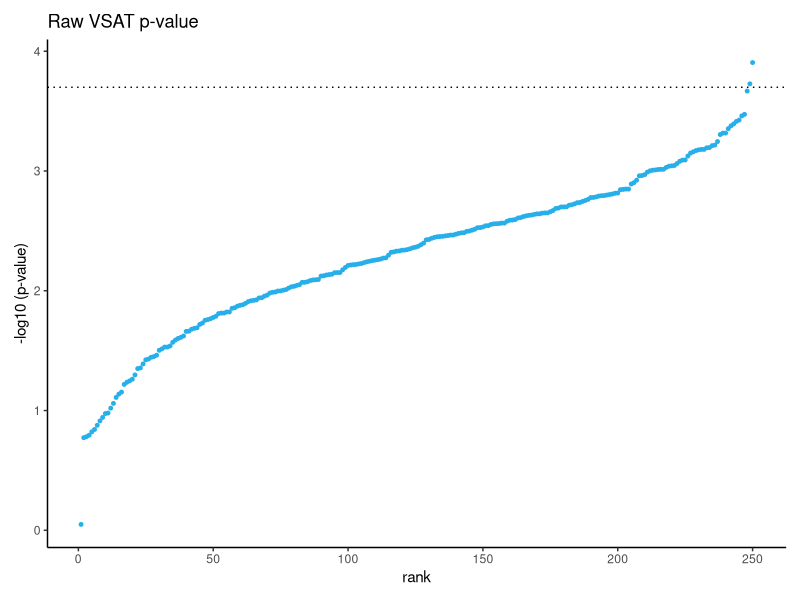
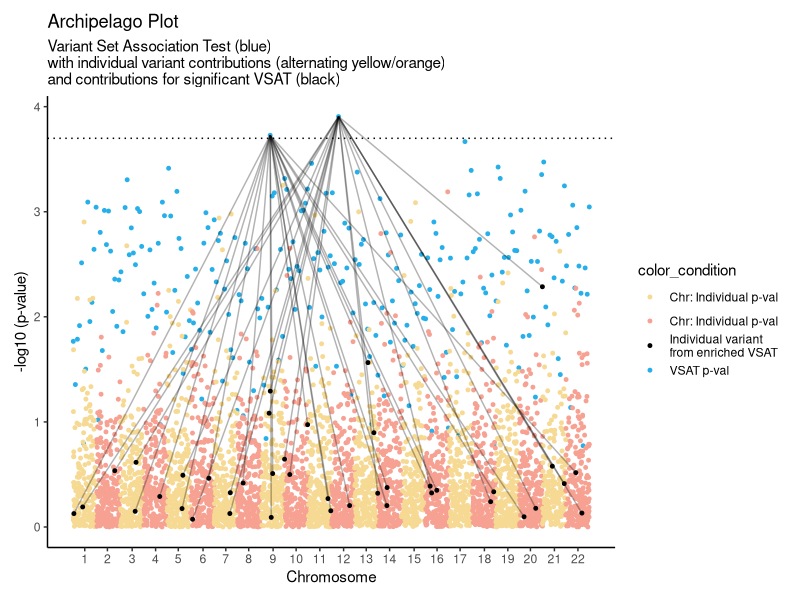

Source code (R) for these figures, in order:
library(ggplot2)
library(dplyr)

# Set data ----
# Set seed for reproducibility
set.seed(123)


mulitpier <- 5000
first <- 1
last <- mulitpier # Number of variants
set_ID_max <- (mulitpier/20)
crit_val <- .05/set_ID_max
pval_max <- 1
pval_min1 <- .05/10
pval_min2 <- .05/100

# Sample df1: random numbers from a log-normal distribution
df1 <- data.frame(
	set_ID = seq(1, set_ID_max, by = 1),
	P = rlnorm(set_ID_max, meanlog = log(pval_min1), sdlog = 1.6)
)

df1$P <- -log10(df1$P)

# Sample df2: random from range
d <- data.frame(
	set_ID = rep(seq(1, set_ID_max, by = 1), each = 1),
	BP = sample(1:1e6, last, replace = TRUE), 
	P = runif(last, pval_min2, pval_max),
	CHR = sample(1:22, last, replace = TRUE)  # Chromosome numbers 1-22
)

d$SNP <- d$BP # this would be required for multiallelic sites

# mulitpier <- number_of_variants
# set_ID_max <- number_of_sets

d$P <- -log10(d$P)
d <- d[order(d$CHR, d$BP), ]
d$index=NA
ind = 0
for (i in unique(d$CHR)){
	ind = ind + 1
	d[d$CHR==i,]$index = ind
}
d$index = rep.int(seq_along(unique(d$CHR)), times = tapply(d$BP,d$CHR,length))  

nchr = length(unique(d$CHR))
d$pos=NA

# The following code block replaces my old method - to more closely match qqman - to make it easier to integrate in future.
lastbase=0
ticks=NULL
for (i in unique(d$index)) {
	if (i==1) {
		d[d$index==i, ]$pos=d[d$index==i, ]$BP
	} else {
		lastbase = lastbase +max(d[d$index==(i-1),"BP"])  
		d[d$index == i,"BP"] = d[d$index == i,"BP"]-min(d[d$index==i,"BP"]) +1
		d[d$index == i, "pos"] = d[d$index == i,"BP"] + lastbase 
		
	}
}
ticks <-tapply(d$pos,d$index,quantile,probs=0.5) 
xlabel = 'Chromosome'
labs <- unique(d$CHR)

# Merging df1 and df2
merged_df <- bind_rows(df1, d)

# Add a new column to specify variant_set points
merged_df$metric <- ifelse(is.na(merged_df$BP), "variant_set", "variant")

# Calculate the total of locations per set_ID
pos_sum <- aggregate(merged_df$pos, by=list(merged_df$set_ID), FUN=sum, na.rm=TRUE)

# Rank set_ID by the sum of locations
pos_sum$rank <- rank(pos_sum$x) 

# Calculate the average location within each set_ID group from the original dataframe
average_pos <- aggregate(merged_df$pos, by=list(merged_df$set_ID), FUN=mean, na.rm=TRUE)

# Replace NA locations with the average location of their set_ID group
merged_df$pos[is.na(merged_df$pos)] <- average_pos$x[match(merged_df$set_ID[is.na(merged_df$pos)], average_pos$Group.1)]

# Create a new grouping variable
merged_df$grouping <- with(merged_df, ave(pos, set_ID, FUN = function(x) cumsum(!is.na(x))))

# Get a simple ordered distribution of variant_set p value positions for the x-axis
# sort the "variant_set" group by "pos"
variant_set_sorted <- merged_df %>%
	filter(metric == "variant_set") %>%
	arrange(pos)

# create a sequence of evenly spaced numbers across the range of all "pos" values
even_pos <- seq(from = min(merged_df$pos),
					 to = max(merged_df$pos),
					 length.out = nrow(variant_set_sorted))

# assign these evenly spaced numbers to the "pos" column of the "variant_set" group
variant_set_sorted$pos <- even_pos

# replace the "pos" values in the original dataframe with these new evenly spaced numbers
merged_df <- merged_df %>%
	mutate(pos = ifelse(metric == "variant_set",
							  variant_set_sorted$pos[match(set_ID, variant_set_sorted$set_ID)],
							  pos))

# The previous 4 code chunks constructs a natural spread of positions for "variant_set". However, their positions are distributioned slightly atrificially to give a more even distribution in their true odeder. This is ideal for a dense network. If you have [1] a less dense network, [2] don't mind high-density clustiner at the genome center, [3] want to see the less dispersed distribution, just uncomment the next chuck to override the previous distribution version. 

# merged_df$pos <- ifelse(merged_df$metric == "variant_set",
# 								(merged_df$pos - min(merged_df$pos[merged_df$metric == "variant_set"])) /
# 									(max(merged_df$pos[merged_df$metric == "variant_set"]) - min(merged_df$pos[merged_df$metric == "variant_set"])) * max(d$pos),
# 								merged_df$pos)

# Add a new column for color groups
merged_df$color_group <- ifelse(merged_df$metric == "variant_set", "variant_set", 
										  ifelse(merged_df$CHR %% 2 == 0, "Chr_B", "Chr_A"))

# Create a dataframe with the mid-point of each chromosome
chromosome_ticks <- merged_df %>%
	filter(metric == "variant") %>%
	group_by(CHR) %>%
	summarise(mid_point = mean(pos))

# Split the data into variant_set and variant datasets
variant_set_data <- merged_df %>% filter(metric == "variant_set")
variant_data <- merged_df %>% filter(metric == "variant")

# Join the datasets to create a line dataset
line_data <- left_join(variant_data, variant_set_data, by = "set_ID", suffix = c("_variant", "_variant_set"))

# Raw plot ----
raw <- merged_df %>% 
  filter(metric == "variant_set")
raw$rank <- rank(raw$P)

raw %>%
  ggplot() +
  geom_point(aes(x = rank, y = P), color='#27afea', size = 1) +
  ylab("-log10 (p-value)") +
  geom_hline(linetype="dotted", 
             yintercept=-log10(crit_val)) +
  theme_bw() +
  ggtitle("Raw VSAT p-value") + 
  theme(panel.grid.major = element_blank(),
        panel.grid.minor = element_blank(),
        panel.border = element_blank(),
        axis.line = element_line(color = "black"),
        plot.margin = margin(10, 10, 10, 10, "pt")) +
  guides(color = "none") 
# ggsave("../images/raw_vsat_plot_250set_v1.pdf", width = 6, height = 4)

# Plot 2 ----
# Highlight individual variant contributions 
# Create a new variable 'color_condition' that checks the condition
merged_df <- 
	merged_df %>%
	group_by(set_ID) %>%
	mutate(color_condition = 
			 	ifelse(any(P > -log10(crit_val)) & metric == "variant", 
			 			 "condition_met", 
			 			 color_group))

# Change the alpha variable accordingly
merged_df$alpha <- ifelse(merged_df$color_condition == "condition_met", 1, ifelse(merged_df$metric == "variant_set", 1, 0.3))

# Plot 4 ----
# Clearer condition_met layer
# Separate the points and lines that meet the condition
condition_met_points <- merged_df[merged_df$color_condition == "condition_met", ]
condition_met_lines <- line_data[line_data$set_ID %in% condition_met_points$set_ID, ]

# Figure legend ----
p_arch_leg <- 
	ggplot() +
	geom_point(data = merged_df[merged_df$color_condition != "condition_met", ], 
				  aes(x = pos, y = P, color = color_condition), size = 1) +
	geom_segment(data = condition_met_lines, 
					 aes(x = pos_variant_set, xend = pos_variant, y = P_variant_set, yend = P_variant), alpha = 0.3) +
	geom_point(data = condition_met_points, 
				  aes(x = pos, y = P, color = color_condition), size = 1, alpha = 1) +
	scale_color_manual(values = c('#f6d992', '#f6a192', 'black', '#27afea'), labels= c("Chr: Individual p-val", "Chr: Individual p-val" ,"Individual variant\nfrom enriched VSAT","VSAT p-val")) +
	ylab("-log10 (p-value)") +
	xlab("Chromosome") +
	geom_hline(linetype="dotted", 
				  yintercept=-log10(crit_val)) +
	theme_bw() +
	ggtitle("Archipelago Plot") + 
	labs(subtitle = "Variant Set Association Test (blue)\nwith individual variant contributions (alternating yellow/orange)\nand contributions for significant VSAT (black)") +
	theme(panel.grid.major = element_blank(),
			panel.grid.minor = element_blank(),
			panel.border = element_blank(),
			axis.line = element_line(color = "black"),
			plot.margin = margin(10, 10, 10, 10, "pt")) +
	# guides(color = "none") + 
	scale_x_continuous(breaks = chromosome_ticks$mid_point, labels = chromosome_ticks$CHR)

p_arch_leg
# ggsave("../images/Archipelago_plot_5kvar_250set_legend_v1.pdf", width = 8, height = 4)
